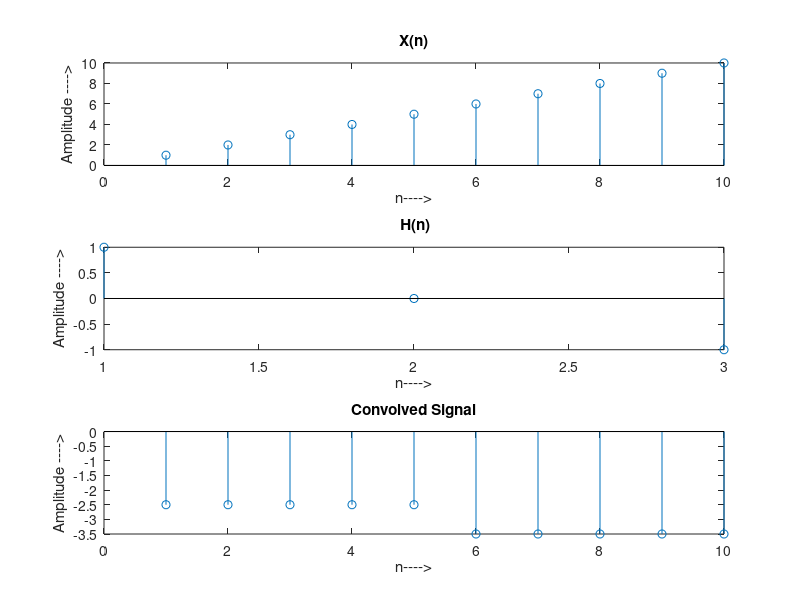

Write the MATLAB code that produced this figure.
x=[1 2 3 4 5 6 7 8 9 10];
h=[1 0 -1];
m=length(h);
n=7;
l=n-m+1;
x1=[zeros(1,m-1),x(1:l)];
x2=x((l-(m-1)+1):(l-(m-1)+n));
hf=[h,zeros(1,n-m)];

First_Part=x1;
Second_Part=x2;

Adjusted_response=hf;

g1=fft(x1);
First_Part_Circular_convolution=g1;
First_Part_Circular_convolution
g2=fft(x2);
Second_Part_Circular_convolution=g2;
Second_Part_Circular_convolution
final_circular_convolution=[g1(((m-1)+1):n),g2(((m-1)+1):n)];
final_circular_convolution
subplot(3,1,1);
stem(x);
xlabel ('n---->');
ylabel ('Amplitude ---->');
title('X(n)');
subplot(3,1,2);
stem(h);
xlabel ('n---->');
ylabel ('Amplitude ---->');
title(' H(n)');
subplot(3,1,3);
stem(final_circular_convolution);
xlabel ('n---->');
ylabel ('Amplitude ---->');
title('Convolved Signal');
